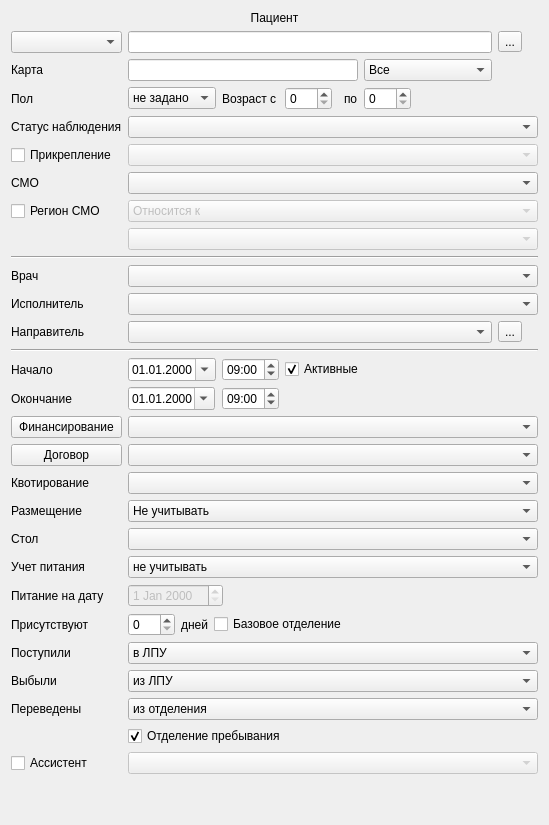
               <widget class="QWidget" name="tabFilterAllParams">
                <attribute name="title">
                 <string>Общие параметры</string>
                </attribute>
                <layout class="QGridLayout" name="gridLayout_20">
                 <item row="3" column="2" colspan="5">
                  <widget class="QLineEdit" name="edtFilterEventId"/>
                 </item>
                 <item row="4" column="4">
                  <widget class="QSpinBox" name="spbAgeFor">
                   <property name="maximum">
                    <number>150</number>
                   </property>
                  </widget>
                 </item>
                 <item row="4" column="2">
                  <widget class="QComboBox" name="cmbSex">
                   <item>
                    <property name="text">
                     <string>не задано</string>
                    </property>
                   </item>
                   <item>
                    <property name="text">
                     <string>М</string>
                    </property>
                   </item>
                   <item>
                    <property name="text">
                     <string>Ж</string>
                    </property>
                   </item>
                  </widget>
                 </item>
                 <item row="1" column="2" colspan="6">
                  <widget class="QLineEdit" name="edtFilterClientId"/>
                 </item>
                 <item row="4" column="3">
                  <widget class="QLabel" name="lblAgePresence">
                   <property name="text">
                    <string>Возраст с</string>
                   </property>
                  </widget>
                 </item>
                 <item row="4" column="6">
                  <widget class="QLabel" name="label_2">
                   <property name="text">
                    <string>по</string>
                   </property>
                  </widget>
                 </item>
                 <item row="4" column="8">
                  <spacer name="horizontalSpacer_7">
                   <property name="orientation">
                    <enum>Qt::Horizontal</enum>
                   </property>
                   <property name="sizeHint" stdset="0">
                    <size>
                     <width>40</width>
                     <height>20</height>
                    </size>
                   </property>
                  </spacer>
                 </item>
                 <item row="3" column="8">
                  <spacer name="horizontalSpacer_10">
                   <property name="orientation">
                    <enum>Qt::Horizontal</enum>
                   </property>
                   <property name="sizeHint" stdset="0">
                    <size>
                     <width>40</width>
                     <height>20</height>
                    </size>
                   </property>
                  </spacer>
                 </item>
                 <item row="0" column="0" colspan="9">
                  <widget class="QLabel" name="lblClient">
                   <property name="text">
                    <string>Пациент</string>
                   </property>
                   <property name="alignment">
                    <set>Qt::AlignCenter</set>
                   </property>
                  </widget>
                 </item>
                 <item row="11" column="2" colspan="7">
                  <widget class="CPersonComboBoxEx" name="cmbPerson">
                   <property name="sizePolicy">
                    <sizepolicy hsizetype="Preferred" vsizetype="Preferred">
                     <horstretch>0</horstretch>
                     <verstretch>0</verstretch>
                    </sizepolicy>
                   </property>
                  </widget>
                 </item>
                 <item row="16" column="4" colspan="5">
                  <spacer name="horizontalSpacer_4">
                   <property name="orientation">
                    <enum>Qt::Horizontal</enum>
                   </property>
                   <property name="sizeHint" stdset="0">
                    <size>
                     <width>100</width>
                     <height>21</height>
                    </size>
                   </property>
                  </spacer>
                 </item>
                 <item row="16" column="3">
                  <widget class="QTimeEdit" name="edtFilterEndTime">
                   <property name="sizePolicy">
                    <sizepolicy hsizetype="Maximum" vsizetype="Fixed">
                     <horstretch>0</horstretch>
                     <verstretch>0</verstretch>
                    </sizepolicy>
                   </property>
                   <property name="time">
                    <time>
                     <hour>9</hour>
                     <minute>0</minute>
                     <second>0</second>
                    </time>
                   </property>
                   <property name="displayFormat">
                    <string>HH:mm</string>
                   </property>
                  </widget>
                 </item>
                 <item row="35" column="8">
                  <spacer name="verticalSpacer_3">
                   <property name="orientation">
                    <enum>Qt::Vertical</enum>
                   </property>
                   <property name="sizeHint" stdset="0">
                    <size>
                     <width>20</width>
                     <height>40</height>
                    </size>
                   </property>
                  </spacer>
                 </item>
                 <item row="15" column="0" colspan="2">
                  <widget class="QLabel" name="lblFilterBegDate">
                   <property name="text">
                    <string>Начало</string>
                   </property>
                  </widget>
                 </item>
                 <item row="17" column="2" colspan="7">
                  <widget class="CRBComboBox" name="cmbFinance"/>
                 </item>
                 <item row="9" column="2" colspan="7">
                  <widget class="CKLADRComboBox" name="cmbFilterRegionSMO">
                   <property name="enabled">
                    <bool>false</bool>
                   </property>
                  </widget>
                 </item>
                 <item row="14" column="0" colspan="9">
                  <widget class="Line" name="line_2">
                   <property name="orientation">
                    <enum>Qt::Horizontal</enum>
                   </property>
                  </widget>
                 </item>
                 <item row="15" column="4" colspan="5">
                  <widget class="QCheckBox" name="chkPresenceActionActiviti">
                   <property name="toolTip">
                    <string>При выборе данного параметра отображаются только открытые Действия Движения</string>
                   </property>
                   <property name="text">
                    <string>Активные</string>
                   </property>
                   <property name="checked">
                    <bool>true</bool>
                   </property>
                  </widget>
                 </item>
                 <item row="6" column="2" colspan="7">
                  <widget class="CRBComboBox" name="cmbAttachType">
                   <property name="enabled">
                    <bool>false</bool>
                   </property>
                  </widget>
                 </item>
                 <item row="16" column="0" colspan="2">
                  <widget class="QLabel" name="lblFilterEndDate">
                   <property name="text">
                    <string>Окончание</string>
                   </property>
                  </widget>
                 </item>
                 <item row="7" column="2" colspan="7">
                  <widget class="CInsurerComboBox" name="cmbOrg"/>
                 </item>
                 <item row="3" column="7">
                  <widget class="QComboBox" name="cmbEventClosedType">
                   <item>
                    <property name="text">
                     <string>Все</string>
                    </property>
                   </item>
                   <item>
                    <property name="text">
                     <string>Только закрытые</string>
                    </property>
                   </item>
                   <item>
                    <property name="text">
                     <string>Только открытые</string>
                    </property>
                   </item>
                  </widget>
                 </item>
                 <item row="17" column="0" colspan="2">
                  <widget class="QPushButton" name="btnFinance">
                   <property name="text">
                    <string>Финансирование</string>
                   </property>
                   <property name="checked">
                    <bool>false</bool>
                   </property>
                  </widget>
                 </item>
                 <item row="33" column="0" colspan="2">
                  <widget class="QCheckBox" name="chkAssistant">
                   <property name="text">
                    <string>Ассистент</string>
                   </property>
                  </widget>
                 </item>
                 <item row="15" column="3">
                  <widget class="QTimeEdit" name="edtFilterBegTime">
                   <property name="sizePolicy">
                    <sizepolicy hsizetype="Maximum" vsizetype="Fixed">
                     <horstretch>0</horstretch>
                     <verstretch>0</verstretch>
                    </sizepolicy>
                   </property>
                   <property name="time">
                    <time>
                     <hour>9</hour>
                     <minute>0</minute>
                     <second>0</second>
                    </time>
                   </property>
                   <property name="displayFormat">
                    <string>HH:mm</string>
                   </property>
                  </widget>
                 </item>
                 <item row="5" column="2" colspan="7">
                  <widget class="CRBComboBox" name="cmbStatusObservation"/>
                 </item>
                 <item row="13" column="8">
                  <widget class="QToolButton" name="btnSelectRelegateOrg">
                   <property name="text">
                    <string>...</string>
                   </property>
                  </widget>
                 </item>
                 <item row="13" column="2" colspan="6">
                  <widget class="CPolyclinicComboBox" name="cmbRelegateOrg"/>
                 </item>
                 <item row="12" column="2" colspan="7">
                  <widget class="CPersonComboBoxEx" name="cmbPersonExec"/>
                 </item>
                 <item row="10" column="0" colspan="9">
                  <widget class="Line" name="line">
                   <property name="orientation">
                    <enum>Qt::Horizontal</enum>
                   </property>
                  </widget>
                 </item>
                 <item row="8" column="2" colspan="7">
                  <widget class="QComboBox" name="cmbFilterRegionTypeSMO">
                   <property name="enabled">
                    <bool>false</bool>
                   </property>
                   <item>
                    <property name="text">
                     <string>Относится к</string>
                    </property>
                   </item>
                   <item>
                    <property name="text">
                     <string>Все, кроме</string>
                    </property>
                   </item>
                  </widget>
                 </item>
                 <item row="32" column="2" colspan="7">
                  <widget class="QCheckBox" name="chkStayOrgStructure">
                   <property name="text">
                    <string>Отделение пребывания</string>
                   </property>
                   <property name="checked">
                    <bool>true</bool>
                   </property>
                  </widget>
                 </item>
                 <item row="6" column="0" colspan="2">
                  <widget class="QCheckBox" name="chkAttachType">
                   <property name="text">
                    <string>Прикрепление</string>
                   </property>
                  </widget>
                 </item>
                 <item row="15" column="2">
                  <widget class="CDateEdit" name="edtFilterBegDate">
                   <property name="sizePolicy">
                    <sizepolicy hsizetype="Minimum" vsizetype="Fixed">
                     <horstretch>0</horstretch>
                     <verstretch>0</verstretch>
                    </sizepolicy>
                   </property>
                   <property name="displayFormat">
                    <string>dd.MM.yyyy</string>
                   </property>
                   <property name="calendarPopup">
                    <bool>true</bool>
                   </property>
                  </widget>
                 </item>
                 <item row="33" column="2" colspan="7">
                  <widget class="CPersonComboBoxEx" name="cmbAssistant">
                   <property name="enabled">
                    <bool>false</bool>
                   </property>
                  </widget>
                 </item>
                 <item row="16" column="2">
                  <widget class="CDateEdit" name="edtFilterEndDate">
                   <property name="sizePolicy">
                    <sizepolicy hsizetype="Maximum" vsizetype="Fixed">
                     <horstretch>0</horstretch>
                     <verstretch>0</verstretch>
                    </sizepolicy>
                   </property>
                   <property name="displayFormat">
                    <string>dd.MM.yyyy</string>
                   </property>
                   <property name="calendarPopup">
                    <bool>true</bool>
                   </property>
                  </widget>
                 </item>
                 <item row="12" column="0" colspan="2">
                  <widget class="QLabel" name="lblPersonExec">
                   <property name="text">
                    <string>Исполнитель</string>
                   </property>
                  </widget>
                 </item>
                 <item row="11" column="0" colspan="2">
                  <widget class="QLabel" name="lblPerson">
                   <property name="text">
                    <string>Врач</string>
                   </property>
                  </widget>
                 </item>
                 <item row="13" column="0" colspan="2">
                  <widget class="QLabel" name="lblRelegateOrg">
                   <property name="text">
                    <string>Направитель</string>
                   </property>
                  </widget>
                 </item>
                 <item row="18" column="2" colspan="7">
                  <widget class="CARMSContractTreeFindComboBox" name="cmbContract"/>
                 </item>
                 <item row="18" column="0" colspan="2">
                  <widget class="QPushButton" name="btnContract">
                   <property name="text">
                    <string>Договор</string>
                   </property>
                  </widget>
                 </item>
                 <item row="19" column="2" colspan="7">
                  <widget class="CQuotaComboBox" name="cmbQuotingType"/>
                 </item>
                 <item row="19" column="0" colspan="2">
                  <widget class="QLabel" name="label_3">
                   <property name="text">
                    <string>Квотирование</string>
                   </property>
                  </widget>
                 </item>
                 <item row="21" column="2" colspan="7">
                  <widget class="CRBComboBox" name="cmbFilterDiet"/>
                 </item>
                 <item row="20" column="2" colspan="7">
                  <widget class="QComboBox" name="cmbLocationClient">
                   <item>
                    <property name="text">
                     <string>Не учитывать</string>
                    </property>
                   </item>
                   <item>
                    <property name="text">
                     <string>Да</string>
                    </property>
                   </item>
                   <item>
                    <property name="text">
                     <string>Нет</string>
                    </property>
                   </item>
                  </widget>
                 </item>
                 <item row="20" column="0" colspan="2">
                  <widget class="QLabel" name="lblLocationClient">
                   <property name="text">
                    <string>Размещение</string>
                   </property>
                  </widget>
                 </item>
                 <item row="21" column="0" colspan="2">
                  <widget class="QLabel" name="lblDiet">
                   <property name="text">
                    <string>Стол</string>
                   </property>
                  </widget>
                 </item>
                 <item row="22" column="2" colspan="7">
                  <widget class="QComboBox" name="cmbFeed">
                   <item>
                    <property name="text">
                     <string>не учитывать</string>
                    </property>
                   </item>
                   <item>
                    <property name="text">
                     <string>не назначено</string>
                    </property>
                   </item>
                   <item>
                    <property name="text">
                     <string>назначено</string>
                    </property>
                   </item>
                   <item>
                    <property name="text">
                     <string>отказ от питания</string>
                    </property>
                   </item>
                   <item>
                    <property name="text">
                     <string>учитывать</string>
                    </property>
                   </item>
                  </widget>
                 </item>
                 <item row="22" column="0" colspan="2">
                  <widget class="QLabel" name="lblFeed">
                   <property name="text">
                    <string>Учет питания</string>
                   </property>
                  </widget>
                 </item>
                 <item row="23" column="2" colspan="7">
                  <layout class="QHBoxLayout" name="horizontalLayout_4">
                   <item>
                    <widget class="CDateEdit" name="edtDateFeed">
                     <property name="enabled">
                      <bool>false</bool>
                     </property>
                     <property name="minimumSize">
                      <size>
                       <width>0</width>
                       <height>0</height>
                      </size>
                     </property>
                    </widget>
                   </item>
                   <item>
                    <spacer name="horizontalSpacer_5">
                     <property name="orientation">
                      <enum>Qt::Horizontal</enum>
                     </property>
                     <property name="sizeHint" stdset="0">
                      <size>
                       <width>40</width>
                       <height>20</height>
                      </size>
                     </property>
                    </spacer>
                   </item>
                  </layout>
                 </item>
                 <item row="23" column="0" colspan="2">
                  <widget class="QLabel" name="lblDateFeed">
                   <property name="text">
                    <string>Питание на дату</string>
                   </property>
                  </widget>
                 </item>
                 <item row="26" column="2" colspan="7">
                  <layout class="QHBoxLayout" name="horizontalLayout_7">
                   <item>
                    <widget class="QSpinBox" name="edtPresenceDayValue">
                     <property name="maximum">
                      <number>999</number>
                     </property>
                    </widget>
                   </item>
                   <item>
                    <widget class="QLabel" name="lblDay">
                     <property name="text">
                      <string>дней</string>
                     </property>
                    </widget>
                   </item>
                   <item>
                    <widget class="QCheckBox" name="chkDefaultOrgStructure">
                     <property name="text">
                      <string>Базовое отделение</string>
                     </property>
                    </widget>
                   </item>
                   <item>
                    <spacer name="horizontalSpacer_2">
                     <property name="orientation">
                      <enum>Qt::Horizontal</enum>
                     </property>
                     <property name="sizeHint" stdset="0">
                      <size>
                       <width>40</width>
                       <height>20</height>
                      </size>
                     </property>
                    </spacer>
                   </item>
                  </layout>
                 </item>
                 <item row="26" column="0" colspan="2">
                  <widget class="QLabel" name="lblPresenceDay">
                   <property name="text">
                    <string>Присутствуют</string>
                   </property>
                  </widget>
                 </item>
                 <item row="29" column="2" colspan="7">
                  <widget class="QComboBox" name="cmbReceived">
                   <item>
                    <property name="text">
                     <string>в ЛПУ</string>
                    </property>
                   </item>
                   <item>
                    <property name="text">
                     <string>в отделение</string>
                    </property>
                   </item>
                   <item>
                    <property name="text">
                     <string>в приемное отделение</string>
                    </property>
                   </item>
                   <item>
                    <property name="text">
                     <string>без движения</string>
                    </property>
                   </item>
                   <item>
                    <property name="text">
                     <string>в амбулаторию</string>
                    </property>
                   </item>
                   <item>
                    <property name="text">
                     <string>без уточнения</string>
                    </property>
                   </item>
                  </widget>
                 </item>
                 <item row="30" column="2" colspan="7">
                  <widget class="QComboBox" name="cmbLeaved">
                   <item>
                    <property name="text">
                     <string>из ЛПУ</string>
                    </property>
                   </item>
                   <item>
                    <property name="text">
                     <string>без выписки</string>
                    </property>
                   </item>
                   <item>
                    <property name="text">
                     <string>из отделений</string>
                    </property>
                   </item>
                   <item>
                    <property name="text">
                     <string>после госпитализации</string>
                    </property>
                   </item>
                   <item>
                    <property name="text">
                     <string>без госпитализации</string>
                    </property>
                   </item>
                  </widget>
                 </item>
                 <item row="31" column="2" colspan="7">
                  <widget class="QComboBox" name="cmbTransfer">
                   <item>
                    <property name="text">
                     <string>из отделения</string>
                    </property>
                   </item>
                   <item>
                    <property name="text">
                     <string>в отделение</string>
                    </property>
                   </item>
                  </widget>
                 </item>
                 <item row="31" column="0" colspan="2">
                  <widget class="QLabel" name="lblTransfer">
                   <property name="text">
                    <string>Переведены</string>
                   </property>
                  </widget>
                 </item>
                 <item row="30" column="0" colspan="2">
                  <widget class="QLabel" name="lblLeaved">
                   <property name="text">
                    <string>Выбыли</string>
                   </property>
                  </widget>
                 </item>
                 <item row="29" column="0" colspan="2">
                  <widget class="QLabel" name="lblReceived">
                   <property name="text">
                    <string>Поступили</string>
                   </property>
                  </widget>
                 </item>
                 <item row="4" column="7">
                  <widget class="QSpinBox" name="spbAgeTo">
                   <property name="sizePolicy">
                    <sizepolicy hsizetype="Fixed" vsizetype="Fixed">
                     <horstretch>0</horstretch>
                     <verstretch>0</verstretch>
                    </sizepolicy>
                   </property>
                   <property name="minimum">
                    <number>0</number>
                   </property>
                   <property name="maximum">
                    <number>150</number>
                   </property>
                  </widget>
                 </item>
                 <item row="1" column="8">
                  <widget class="QToolButton" name="btnFindClientInfo">
                   <property name="text">
                    <string>...</string>
                   </property>
                  </widget>
                 </item>
                 <item row="8" column="0" colspan="2">
                  <widget class="QCheckBox" name="chkFilterRegionSMO">
                   <property name="text">
                    <string>Регион СМО</string>
                   </property>
                  </widget>
                 </item>
                 <item row="7" column="0" colspan="2">
                  <widget class="QLabel" name="lblPerson_2">
                   <property name="text">
                    <string>СМО</string>
                   </property>
                  </widget>
                 </item>
                 <item row="5" column="0" colspan="2">
                  <widget class="QLabel" name="lblStatusObservation">
                   <property name="text">
                    <string>Статус наблюдения</string>
                   </property>
                  </widget>
                 </item>
                 <item row="4" column="0" colspan="2">
                  <widget class="QLabel" name="lblSexPresence">
                   <property name="text">
                    <string>Пол</string>
                   </property>
                  </widget>
                 </item>
                 <item row="3" column="0" colspan="2">
                  <widget class="QLabel" name="lblFilterEventId">
                   <property name="text">
                    <string>Карта</string>
                   </property>
                  </widget>
                 </item>
                 <item row="1" column="0" colspan="2">
                  <widget class="CRBComboBox" name="cmbFilterAccountingSystem"/>
                 </item>
                </layout>
               </widget>
